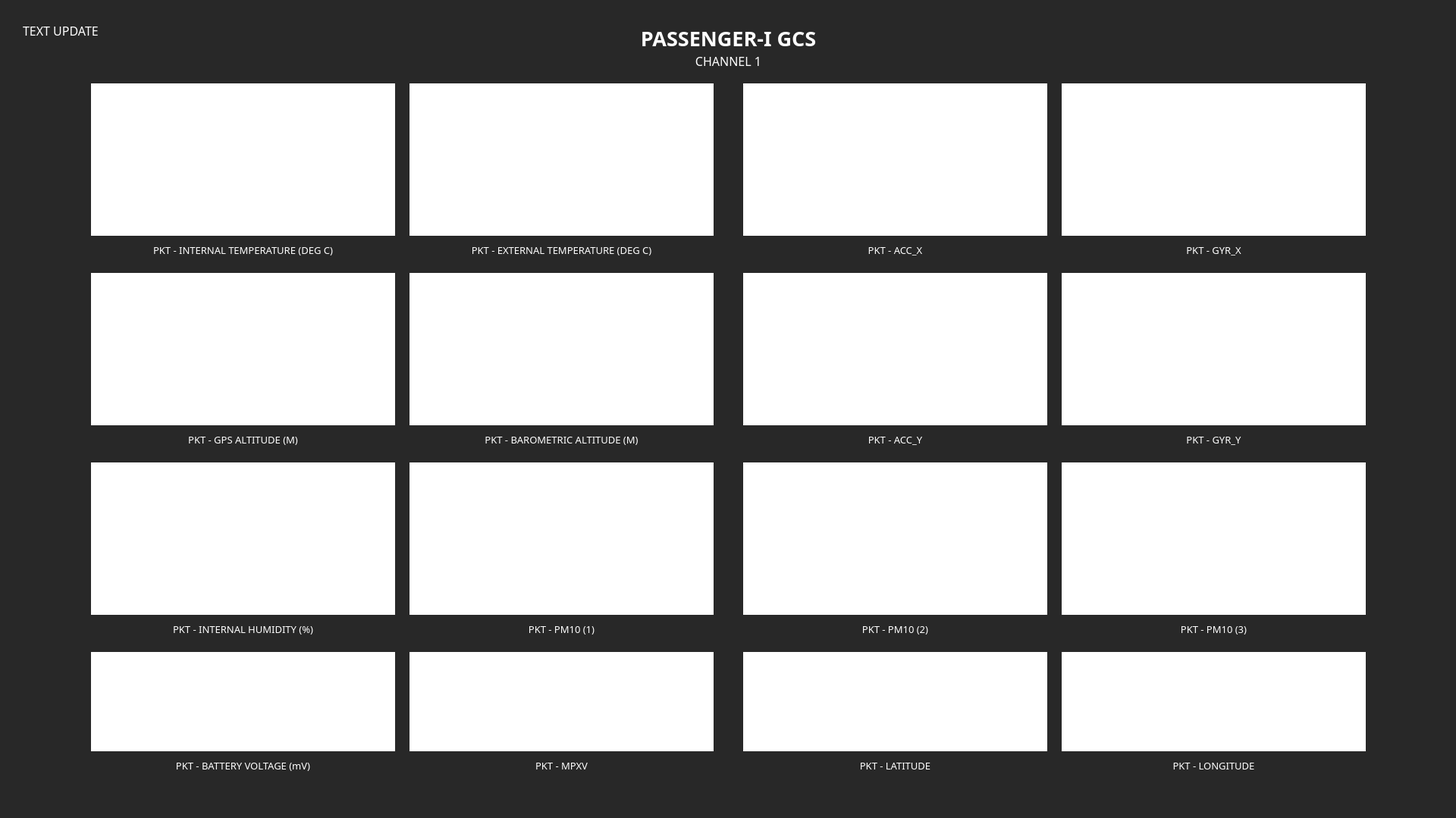
<?xml version="1.0" encoding="UTF-8"?>
<ui version="4.0">
 <class>Form</class>
 <widget class="QWidget" name="Form">
  <property name="geometry">
   <rect>
    <x>0</x>
    <y>0</y>
    <width>1920</width>
    <height>1079</height>
   </rect>
  </property>
  <property name="windowTitle">
   <string>Form</string>
  </property>
  <property name="styleSheet">
   <string notr="true">background-color: rgb(40, 40, 40);
color: rgb(255, 255, 255);</string>
  </property>
  <widget class="PlotWidget" name="widget_temp2" native="true">
   <property name="geometry">
    <rect>
     <x>540</x>
     <y>110</y>
     <width>401</width>
     <height>201</height>
    </rect>
   </property>
   <property name="styleSheet">
    <string notr="true">background-color: rgb(255, 255, 255);</string>
   </property>
  </widget>
  <widget class="QLabel" name="lb_sys_time_9">
   <property name="geometry">
    <rect>
     <x>120</x>
     <y>820</y>
     <width>401</width>
     <height>20</height>
    </rect>
   </property>
   <property name="font">
    <font>
     <family>IBM Plex Mono</family>
     <pointsize>10</pointsize>
     <weight>50</weight>
     <bold>false</bold>
    </font>
   </property>
   <property name="text">
    <string>PKT - INTERNAL HUMIDITY (%)</string>
   </property>
   <property name="alignment">
    <set>Qt::AlignCenter</set>
   </property>
  </widget>
  <widget class="QLabel" name="lb_sys_time_13">
   <property name="geometry">
    <rect>
     <x>1400</x>
     <y>820</y>
     <width>401</width>
     <height>20</height>
    </rect>
   </property>
   <property name="font">
    <font>
     <family>IBM Plex Mono</family>
     <pointsize>10</pointsize>
     <weight>50</weight>
     <bold>false</bold>
    </font>
   </property>
   <property name="text">
    <string>PKT - PM10 (3)</string>
   </property>
   <property name="alignment">
    <set>Qt::AlignCenter</set>
   </property>
  </widget>
  <widget class="PlotWidget" name="widget_lon" native="true">
   <property name="geometry">
    <rect>
     <x>1400</x>
     <y>860</y>
     <width>401</width>
     <height>131</height>
    </rect>
   </property>
   <property name="styleSheet">
    <string notr="true">background-color: rgb(255, 255, 255);</string>
   </property>
  </widget>
  <widget class="PlotWidget" name="widget_accy" native="true">
   <property name="geometry">
    <rect>
     <x>980</x>
     <y>360</y>
     <width>401</width>
     <height>201</height>
    </rect>
   </property>
   <property name="styleSheet">
    <string notr="true">background-color: rgb(255, 255, 255);</string>
   </property>
  </widget>
  <widget class="PlotWidget" name="widget_vol" native="true">
   <property name="geometry">
    <rect>
     <x>120</x>
     <y>860</y>
     <width>401</width>
     <height>131</height>
    </rect>
   </property>
   <property name="styleSheet">
    <string notr="true">background-color: rgb(255, 255, 255);</string>
   </property>
  </widget>
  <widget class="QLabel" name="lb_title">
   <property name="geometry">
    <rect>
     <x>460</x>
     <y>30</y>
     <width>1001</width>
     <height>41</height>
    </rect>
   </property>
   <property name="font">
    <font>
     <family>IBM Plex Mono</family>
     <pointsize>20</pointsize>
     <weight>75</weight>
     <bold>true</bold>
    </font>
   </property>
   <property name="styleSheet">
    <string notr="true"/>
   </property>
   <property name="text">
    <string>PASSENGER-I GCS</string>
   </property>
   <property name="alignment">
    <set>Qt::AlignCenter</set>
   </property>
  </widget>
  <widget class="PlotWidget" name="widget_pm102" native="true">
   <property name="geometry">
    <rect>
     <x>980</x>
     <y>610</y>
     <width>401</width>
     <height>201</height>
    </rect>
   </property>
   <property name="styleSheet">
    <string notr="true">background-color: rgb(255, 255, 255);</string>
   </property>
  </widget>
  <widget class="QLabel" name="lb_sys_time_15">
   <property name="geometry">
    <rect>
     <x>1400</x>
     <y>1000</y>
     <width>401</width>
     <height>20</height>
    </rect>
   </property>
   <property name="font">
    <font>
     <family>IBM Plex Mono</family>
     <pointsize>10</pointsize>
     <weight>50</weight>
     <bold>false</bold>
    </font>
   </property>
   <property name="text">
    <string>PKT - LONGITUDE</string>
   </property>
   <property name="alignment">
    <set>Qt::AlignCenter</set>
   </property>
  </widget>
  <widget class="PlotWidget" name="widget_alt2" native="true">
   <property name="geometry">
    <rect>
     <x>540</x>
     <y>360</y>
     <width>401</width>
     <height>201</height>
    </rect>
   </property>
   <property name="styleSheet">
    <string notr="true">background-color: rgb(255, 255, 255);</string>
   </property>
  </widget>
  <widget class="PlotWidget" name="widget_pm101" native="true">
   <property name="geometry">
    <rect>
     <x>540</x>
     <y>610</y>
     <width>401</width>
     <height>201</height>
    </rect>
   </property>
   <property name="styleSheet">
    <string notr="true">background-color: rgb(255, 255, 255);</string>
   </property>
  </widget>
  <widget class="QLabel" name="lb_sys_time_12">
   <property name="geometry">
    <rect>
     <x>540</x>
     <y>820</y>
     <width>401</width>
     <height>20</height>
    </rect>
   </property>
   <property name="font">
    <font>
     <family>IBM Plex Mono</family>
     <pointsize>10</pointsize>
     <weight>50</weight>
     <bold>false</bold>
    </font>
   </property>
   <property name="text">
    <string>PKT - PM10 (1)</string>
   </property>
   <property name="alignment">
    <set>Qt::AlignCenter</set>
   </property>
  </widget>
  <widget class="QLabel" name="lb_sys_time_16">
   <property name="geometry">
    <rect>
     <x>980</x>
     <y>1000</y>
     <width>401</width>
     <height>20</height>
    </rect>
   </property>
   <property name="font">
    <font>
     <family>IBM Plex Mono</family>
     <pointsize>10</pointsize>
     <weight>50</weight>
     <bold>false</bold>
    </font>
   </property>
   <property name="text">
    <string>PKT - LATITUDE</string>
   </property>
   <property name="alignment">
    <set>Qt::AlignCenter</set>
   </property>
  </widget>
  <widget class="QLabel" name="lb_sys_time_11">
   <property name="geometry">
    <rect>
     <x>120</x>
     <y>1000</y>
     <width>401</width>
     <height>20</height>
    </rect>
   </property>
   <property name="font">
    <font>
     <family>IBM Plex Mono</family>
     <pointsize>10</pointsize>
     <weight>50</weight>
     <bold>false</bold>
    </font>
   </property>
   <property name="text">
    <string>PKT - BATTERY VOLTAGE (mV)</string>
   </property>
   <property name="alignment">
    <set>Qt::AlignCenter</set>
   </property>
  </widget>
  <widget class="QLabel" name="lb_sys_time_3">
   <property name="geometry">
    <rect>
     <x>980</x>
     <y>320</y>
     <width>401</width>
     <height>20</height>
    </rect>
   </property>
   <property name="font">
    <font>
     <family>IBM Plex Mono</family>
     <pointsize>10</pointsize>
     <weight>50</weight>
     <bold>false</bold>
    </font>
   </property>
   <property name="text">
    <string>PKT - ACC_X</string>
   </property>
   <property name="alignment">
    <set>Qt::AlignCenter</set>
   </property>
  </widget>
  <widget class="PlotWidget" name="widget_hum" native="true">
   <property name="geometry">
    <rect>
     <x>120</x>
     <y>610</y>
     <width>401</width>
     <height>201</height>
    </rect>
   </property>
   <property name="styleSheet">
    <string notr="true">background-color: rgb(255, 255, 255);</string>
   </property>
  </widget>
  <widget class="PlotWidget" name="widget_alt1" native="true">
   <property name="geometry">
    <rect>
     <x>120</x>
     <y>360</y>
     <width>401</width>
     <height>201</height>
    </rect>
   </property>
   <property name="styleSheet">
    <string notr="true">background-color: rgb(255, 255, 255);</string>
   </property>
  </widget>
  <widget class="QLabel" name="lb_subtitle">
   <property name="geometry">
    <rect>
     <x>460</x>
     <y>70</y>
     <width>1001</width>
     <height>20</height>
    </rect>
   </property>
   <property name="font">
    <font>
     <family>IBM Plex Mono</family>
     <pointsize>12</pointsize>
     <weight>50</weight>
     <bold>false</bold>
    </font>
   </property>
   <property name="text">
    <string>CHANNEL 1</string>
   </property>
   <property name="alignment">
    <set>Qt::AlignCenter</set>
   </property>
  </widget>
  <widget class="QLabel" name="lb_sys_time_14">
   <property name="geometry">
    <rect>
     <x>540</x>
     <y>1000</y>
     <width>401</width>
     <height>20</height>
    </rect>
   </property>
   <property name="font">
    <font>
     <family>IBM Plex Mono</family>
     <pointsize>10</pointsize>
     <weight>50</weight>
     <bold>false</bold>
    </font>
   </property>
   <property name="text">
    <string>PKT - MPXV</string>
   </property>
   <property name="alignment">
    <set>Qt::AlignCenter</set>
   </property>
  </widget>
  <widget class="QLabel" name="lb_sys_time_5">
   <property name="geometry">
    <rect>
     <x>120</x>
     <y>570</y>
     <width>401</width>
     <height>20</height>
    </rect>
   </property>
   <property name="font">
    <font>
     <family>IBM Plex Mono</family>
     <pointsize>10</pointsize>
     <weight>50</weight>
     <bold>false</bold>
    </font>
   </property>
   <property name="text">
    <string>PKT - GPS ALTITUDE (M)</string>
   </property>
   <property name="alignment">
    <set>Qt::AlignCenter</set>
   </property>
  </widget>
  <widget class="PlotWidget" name="widget_pm103" native="true">
   <property name="geometry">
    <rect>
     <x>1400</x>
     <y>610</y>
     <width>401</width>
     <height>201</height>
    </rect>
   </property>
   <property name="styleSheet">
    <string notr="true">background-color: rgb(255, 255, 255);</string>
   </property>
  </widget>
  <widget class="PlotWidget" name="widget_lat" native="true">
   <property name="geometry">
    <rect>
     <x>980</x>
     <y>860</y>
     <width>401</width>
     <height>131</height>
    </rect>
   </property>
   <property name="styleSheet">
    <string notr="true">background-color: rgb(255, 255, 255);</string>
   </property>
  </widget>
  <widget class="QLabel" name="lb_sys_time_4">
   <property name="geometry">
    <rect>
     <x>1400</x>
     <y>320</y>
     <width>401</width>
     <height>20</height>
    </rect>
   </property>
   <property name="font">
    <font>
     <family>IBM Plex Mono</family>
     <pointsize>10</pointsize>
     <weight>50</weight>
     <bold>false</bold>
    </font>
   </property>
   <property name="text">
    <string>PKT - GYR_X</string>
   </property>
   <property name="alignment">
    <set>Qt::AlignCenter</set>
   </property>
  </widget>
  <widget class="QLabel" name="lb_sys_time">
   <property name="geometry">
    <rect>
     <x>120</x>
     <y>320</y>
     <width>401</width>
     <height>20</height>
    </rect>
   </property>
   <property name="font">
    <font>
     <family>IBM Plex Mono</family>
     <pointsize>10</pointsize>
     <weight>50</weight>
     <bold>false</bold>
    </font>
   </property>
   <property name="text">
    <string>PKT - INTERNAL TEMPERATURE (DEG C)</string>
   </property>
   <property name="alignment">
    <set>Qt::AlignCenter</set>
   </property>
  </widget>
  <widget class="PlotWidget" name="widget_temp1" native="true">
   <property name="geometry">
    <rect>
     <x>120</x>
     <y>110</y>
     <width>401</width>
     <height>201</height>
    </rect>
   </property>
   <property name="styleSheet">
    <string notr="true">background-color: rgb(255, 255, 255);</string>
   </property>
  </widget>
  <widget class="QLabel" name="lb_sys_time_2">
   <property name="geometry">
    <rect>
     <x>540</x>
     <y>320</y>
     <width>401</width>
     <height>20</height>
    </rect>
   </property>
   <property name="font">
    <font>
     <family>IBM Plex Mono</family>
     <pointsize>10</pointsize>
     <weight>50</weight>
     <bold>false</bold>
    </font>
   </property>
   <property name="text">
    <string>PKT - EXTERNAL TEMPERATURE (DEG C)</string>
   </property>
   <property name="alignment">
    <set>Qt::AlignCenter</set>
   </property>
  </widget>
  <widget class="QLabel" name="lb_sys_time_8">
   <property name="geometry">
    <rect>
     <x>1400</x>
     <y>570</y>
     <width>401</width>
     <height>20</height>
    </rect>
   </property>
   <property name="font">
    <font>
     <family>IBM Plex Mono</family>
     <pointsize>10</pointsize>
     <weight>50</weight>
     <bold>false</bold>
    </font>
   </property>
   <property name="text">
    <string>PKT - GYR_Y</string>
   </property>
   <property name="alignment">
    <set>Qt::AlignCenter</set>
   </property>
  </widget>
  <widget class="PlotWidget" name="widget_mpxv" native="true">
   <property name="geometry">
    <rect>
     <x>540</x>
     <y>860</y>
     <width>401</width>
     <height>131</height>
    </rect>
   </property>
   <property name="styleSheet">
    <string notr="true">background-color: rgb(255, 255, 255);</string>
   </property>
  </widget>
  <widget class="QLabel" name="lb_sys_time_7">
   <property name="geometry">
    <rect>
     <x>980</x>
     <y>570</y>
     <width>401</width>
     <height>20</height>
    </rect>
   </property>
   <property name="font">
    <font>
     <family>IBM Plex Mono</family>
     <pointsize>10</pointsize>
     <weight>50</weight>
     <bold>false</bold>
    </font>
   </property>
   <property name="text">
    <string>PKT - ACC_Y</string>
   </property>
   <property name="alignment">
    <set>Qt::AlignCenter</set>
   </property>
  </widget>
  <widget class="PlotWidget" name="widget_gyry" native="true">
   <property name="geometry">
    <rect>
     <x>1400</x>
     <y>360</y>
     <width>401</width>
     <height>201</height>
    </rect>
   </property>
   <property name="styleSheet">
    <string notr="true">background-color: rgb(255, 255, 255);</string>
   </property>
  </widget>
  <widget class="QLabel" name="lb_sys_time_6">
   <property name="geometry">
    <rect>
     <x>540</x>
     <y>570</y>
     <width>401</width>
     <height>20</height>
    </rect>
   </property>
   <property name="font">
    <font>
     <family>IBM Plex Mono</family>
     <pointsize>10</pointsize>
     <weight>50</weight>
     <bold>false</bold>
    </font>
   </property>
   <property name="text">
    <string>PKT - BAROMETRIC ALTITUDE (M)</string>
   </property>
   <property name="alignment">
    <set>Qt::AlignCenter</set>
   </property>
  </widget>
  <widget class="PlotWidget" name="widget_accx" native="true">
   <property name="geometry">
    <rect>
     <x>980</x>
     <y>110</y>
     <width>401</width>
     <height>201</height>
    </rect>
   </property>
   <property name="styleSheet">
    <string notr="true">background-color: rgb(255, 255, 255);</string>
   </property>
  </widget>
  <widget class="PlotWidget" name="widget_gyrx" native="true">
   <property name="geometry">
    <rect>
     <x>1400</x>
     <y>110</y>
     <width>401</width>
     <height>201</height>
    </rect>
   </property>
   <property name="styleSheet">
    <string notr="true">background-color: rgb(255, 255, 255);</string>
   </property>
  </widget>
  <widget class="QLabel" name="lb_sys_time_10">
   <property name="geometry">
    <rect>
     <x>980</x>
     <y>820</y>
     <width>401</width>
     <height>20</height>
    </rect>
   </property>
   <property name="font">
    <font>
     <family>IBM Plex Mono</family>
     <pointsize>10</pointsize>
     <weight>50</weight>
     <bold>false</bold>
    </font>
   </property>
   <property name="text">
    <string>PKT - PM10 (2)</string>
   </property>
   <property name="alignment">
    <set>Qt::AlignCenter</set>
   </property>
  </widget>
  <widget class="QLabel" name="lb_update">
   <property name="geometry">
    <rect>
     <x>30</x>
     <y>30</y>
     <width>351</width>
     <height>20</height>
    </rect>
   </property>
   <property name="font">
    <font>
     <family>IBM Plex Mono</family>
     <pointsize>12</pointsize>
     <weight>50</weight>
     <bold>false</bold>
    </font>
   </property>
   <property name="text">
    <string>TEXT UPDATE</string>
   </property>
   <property name="alignment">
    <set>Qt::AlignLeading|Qt::AlignLeft|Qt::AlignVCenter</set>
   </property>
  </widget>
 </widget>
 <customwidgets>
  <customwidget>
   <class>PlotWidget</class>
   <extends>QWidget</extends>
   <header>pyqtgraph</header>
   <container>1</container>
  </customwidget>
 </customwidgets>
 <resources/>
 <connections/>
</ui>
